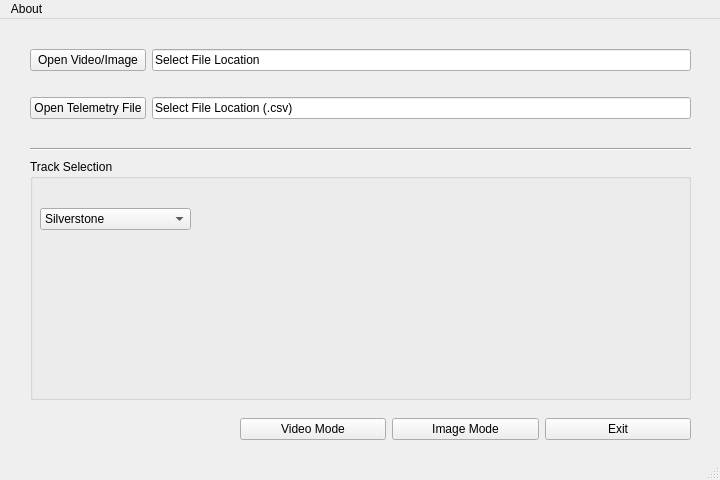
<?xml version="1.0" encoding="UTF-8"?>
<ui version="4.0">
 <class>MainWindow</class>
 <widget class="QMainWindow" name="MainWindow">
  <property name="geometry">
   <rect>
    <x>0</x>
    <y>0</y>
    <width>720</width>
    <height>480</height>
   </rect>
  </property>
  <property name="windowTitle">
   <string>MainWindow</string>
  </property>
  <widget class="QWidget" name="centralwidget">
   <widget class="Line" name="line">
    <property name="geometry">
     <rect>
      <x>30</x>
      <y>120</y>
      <width>661</width>
      <height>20</height>
     </rect>
    </property>
    <property name="orientation">
     <enum>Qt::Horizontal</enum>
    </property>
   </widget>
   <widget class="QGroupBox" name="groupBox">
    <property name="geometry">
     <rect>
      <x>30</x>
      <y>140</y>
      <width>661</width>
      <height>241</height>
     </rect>
    </property>
    <property name="title">
     <string>Track Selection</string>
    </property>
    <widget class="QWidget" name="horizontalLayoutWidget_2">
     <property name="geometry">
      <rect>
       <x>10</x>
       <y>30</y>
       <width>151</width>
       <height>61</height>
      </rect>
     </property>
     <layout class="QHBoxLayout" name="horizontalLayout_2">
      <item>
       <widget class="QComboBox" name="trackSelection">
        <item>
         <property name="text">
          <string>Silverstone</string>
         </property>
        </item>
        <item>
         <property name="text">
          <string>Monaco</string>
         </property>
        </item>
        <item>
         <property name="text">
          <string>Montreal</string>
         </property>
        </item>
        <item>
         <property name="text">
          <string>Shanghai</string>
         </property>
        </item>
        <item>
         <property name="text">
          <string>Singapore</string>
         </property>
        </item>
        <item>
         <property name="text">
          <string>Belgium</string>
         </property>
        </item>
       </widget>
      </item>
     </layout>
    </widget>
    <widget class="QLabel" name="trackViewer">
     <property name="geometry">
      <rect>
       <x>170</x>
       <y>30</y>
       <width>475</width>
       <height>200</height>
      </rect>
     </property>
     <property name="text">
      <string/>
     </property>
    </widget>
   </widget>
   <widget class="QWidget" name="gridLayoutWidget">
    <property name="geometry">
     <rect>
      <x>30</x>
      <y>10</y>
      <width>661</width>
      <height>111</height>
     </rect>
    </property>
    <layout class="QGridLayout" name="gridLayout">
     <item row="0" column="0">
      <widget class="QPushButton" name="videoButton">
       <property name="text">
        <string>Open Video/Image</string>
       </property>
      </widget>
     </item>
     <item row="1" column="0">
      <widget class="QPushButton" name="csvButton">
       <property name="text">
        <string>Open Telemetry File</string>
       </property>
      </widget>
     </item>
     <item row="0" column="1">
      <widget class="QLineEdit" name="videoPath">
       <property name="text">
        <string>Select File Location</string>
       </property>
      </widget>
     </item>
     <item row="1" column="1">
      <widget class="QLineEdit" name="csvPath">
       <property name="text">
        <string>Select File Location (.csv)</string>
       </property>
      </widget>
     </item>
    </layout>
   </widget>
   <widget class="QWidget" name="horizontalLayoutWidget">
    <property name="geometry">
     <rect>
      <x>240</x>
      <y>390</y>
      <width>451</width>
      <height>41</height>
     </rect>
    </property>
    <layout class="QHBoxLayout" name="horizontalLayout_3">
     <item>
      <widget class="QPushButton" name="runvideoButton">
       <property name="text">
        <string>Video Mode</string>
       </property>
      </widget>
     </item>
     <item>
      <widget class="QPushButton" name="runButton">
       <property name="text">
        <string>Image Mode</string>
       </property>
      </widget>
     </item>
     <item>
      <widget class="QPushButton" name="exitButton">
       <property name="text">
        <string>Exit</string>
       </property>
      </widget>
     </item>
    </layout>
   </widget>
  </widget>
  <widget class="QMenuBar" name="menubar">
   <property name="geometry">
    <rect>
     <x>0</x>
     <y>0</y>
     <width>720</width>
     <height>22</height>
    </rect>
   </property>
   <widget class="QMenu" name="menuF1_Trainning">
    <property name="title">
     <string>About</string>
    </property>
    <addaction name="separator"/>
    <addaction name="actionAbout_this_project"/>
   </widget>
   <addaction name="menuF1_Trainning"/>
  </widget>
  <widget class="QStatusBar" name="statusbar"/>
  <action name="actionAbout_this_project">
   <property name="text">
    <string>About this project</string>
   </property>
  </action>
 </widget>
 <resources/>
 <connections/>
</ui>
